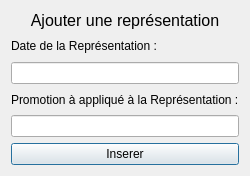
<?xml version="1.0" encoding="UTF-8"?>
<ui version="4.0">
 <class>Dialog</class>
 <widget class="QDialog" name="Dialog">
  <property name="geometry">
   <rect>
    <x>0</x>
    <y>0</y>
    <width>212</width>
    <height>176</height>
   </rect>
  </property>
  <property name="windowTitle">
   <string>Gérer les représentations</string>
  </property>
  <layout class="QVBoxLayout" name="verticalLayout">
   <item>
    <widget class="QLabel" name="label">
     <property name="text">
      <string>&lt;html&gt;&lt;head/&gt;&lt;body&gt;&lt;p align=&quot;center&quot;&gt;&lt;span style=&quot; font-size:12pt;&quot;&gt;Ajouter une représentation&lt;/span&gt;&lt;/p&gt;&lt;/body&gt;&lt;/html&gt;</string>
     </property>
    </widget>
   </item>
   <item>
    <widget class="QLabel" name="label_2">
     <property name="text">
      <string>Date de la Représentation :</string>
     </property>
    </widget>
   </item>
   <item>
    <widget class="QLineEdit" name="promoRepI"/>
   </item>
   <item>
    <widget class="QLabel" name="label_3">
     <property name="text">
      <string>Promotion à appliqué à la Représentation :</string>
     </property>
    </widget>
   </item>
   <item>
    <widget class="QLineEdit" name="dateRepI_2"/>
   </item>
   <item>
    <widget class="QPushButton" name="But_Inserer">
     <property name="text">
      <string>Inserer</string>
     </property>
    </widget>
   </item>
  </layout>
 </widget>
 <resources/>
 <connections/>
</ui>
